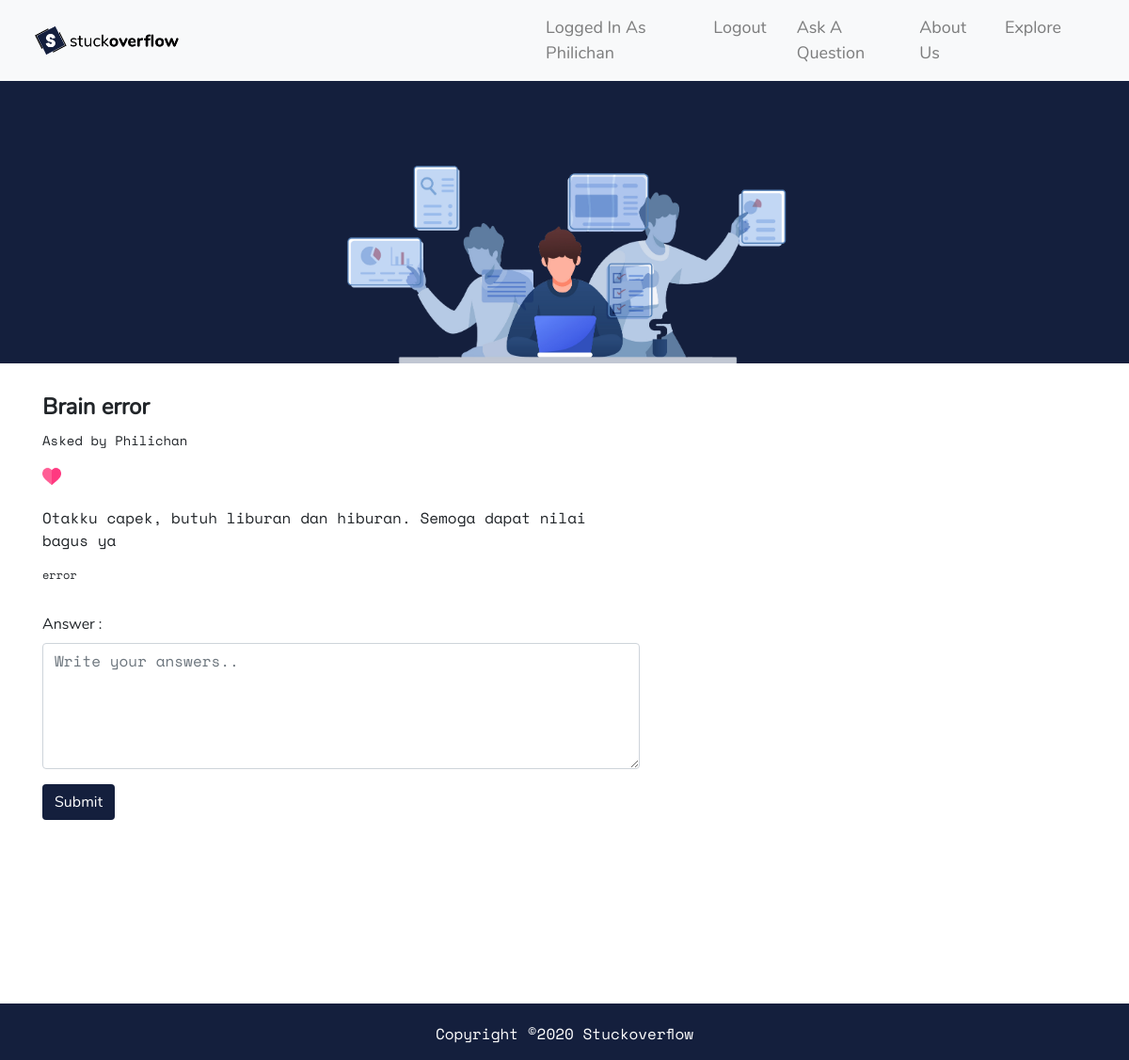
The page /answerPage.php?id=2 (signed in) on the database its author committed.
### tables this page shows
CREATE TABLE `questions` (
  `id` int(11) NOT NULL,
  `topik` text NOT NULL,
  `isi` text NOT NULL,
  `likes` int(11) NOT NULL,
  `waktu` timestamp NOT NULL DEFAULT current_timestamp() ON UPDATE current_timestamp(),
  `answerscount` int(11) NOT NULL,
  `id_users` int(11) NOT NULL,
  `valid` tinyint(1) NOT NULL
);

CREATE TABLE `users` (
  `id` int(11) NOT NULL,
  `email` varchar(255) NOT NULL,
  `password` varchar(255) NOT NULL,
  `displayname` varchar(255) NOT NULL
);

CREATE TABLE `tags` (
  `id` int(11) NOT NULL,
  `id_questions` int(11) NOT NULL,
  `namatag` text NOT NULL
);

### answerPage.php (the view, shortened to what this page needs)
<!DOCTYPE html>
<html lang="en">
<head>
    <link rel="stylesheet" type="text/css" href="css/style.css">
    <link rel="stylesheet" href="https://stackpath.bootstrapcdn.com/bootstrap/4.4.1/css/bootstrap.min.css">
</head>
<body>
    <?php
    include "navbar.php";
    ?>
    <div class="jumbotron jumbotron-fluid" style="height: 300px; background-color: #141f3d;
    background-image:url(img/task.png); background-size:contain; background-position: center; background-repeat:no-repeat;">
    </div>
    <div class="container">
        <div class="row">
            <div class="col-7">
                <?php
                require_once("connect.php");
                if (isset($_GET["id"])) {
                    $id = $_GET["id"];
                    $q = mysqli_query($con, "SELECT * FROM questions WHERE id = " . intval($id));
                    $q2 = mysqli_query($con, "SELECT * FROM tags WHERE id_questions = " . intval($id));
                    $id_question = $_GET["id"];
                    $id_user = $_SESSION["id"];;
                    if ($q->num_rows > 0) {
                        while ($row = mysqli_fetch_assoc($q)) {
                            $q3 = mysqli_query($con, "SELECT displayname FROM users WHERE id = '" . $row['id_users'] . "'");
                            $row3 = mysqli_fetch_assoc($q3);
                            echo "<div><h5 style='margin-bottom: 10px;font-family: NunitoLight; font-size: 24px;'><b>" . $row['topik'] . "</b></h5>";
                            echo "<p style='font-family: fontCode; font-size:14px;'> Asked by " . $row3["displayname"] . "</p>";
                            $like = mysqli_query($con, "SELECT * FROM likes WHERE id_questions='" . $id_question . "' AND id_users='" . $id_user . "'");
                            if ($like->num_rows == 0) {
                                echo "<img id='gambarlike' onclick='likeClick()' src='img/before.png' style='cursor:pointer;'>";
                            } else {
                                echo "<img id='gambarlike' onclick='unlikeClick()' src='img/after.png' style='cursor:pointer;'>";
                            }
                            echo "<span id='jumlahlike'></span>";
                            echo "<p style='font-family: fontCode; margin-top: 20px;'>" . $row["isi"] . "</p>";
                        }
                        while ($row2 = mysqli_fetch_assoc($q2)) {
                            echo "<div style='width:50%;'><p style='cursor:pointer;font-size: 12px; margin-bottom: 5px;font-family: fontCode;'>" . $row2["namatag"] . "</p></div>";
                        }
                        echo "</div>";
                    }
                }
                ?>
                <div class="form-group" style="margin-top: 30px;">
                    <label style='font-family: NunitoLight;' for="jawab">Answer :</label>
                    <textarea style='font-family: fontCode;' class="form-control" id="jawab" rows="5" placeholder="Write your answers.."></textarea>
                </div>
                <button type="submit" class="btn" id="submitData" style="font-family:NunitoLight; color: white; background-color: #141f3d;">Submit</button>
            </div>
            <div class="col-5" style="height:600px; overflow-y:scroll; margin:0 auto;">
            </div>
        </div>
    </div>
    <?php include "footer.php"; ?>
</body>
</html>

### css/style.css (style rules this page uses)
html, body { margin: 0; padding: 0; min-height: 100vh; height: 100%; }
#jumlahlike { font-size: 12px; padding-left: 2px; }
#gambarlike { float: left; width: 20px; height: 20px; margin-top: 2px; }
@media (min-width: 992px) { #jumlahlike { font-size: 16px; padding-left: 5px; } }
@media (min-width: 992px) { #gambarlike { width: 20px; height: 20px; margin-top: 2px; } }

### rows shown on the page
questions: topik "Brain error", id_users.displayname "Philichan", isi "Otakku capek, butuh liburan dan hiburan. Semoga dapat nilai bagus ya"
tags: namatag "error"

### other values the page prints
$_SESSION["dispname"] "Philichan"
